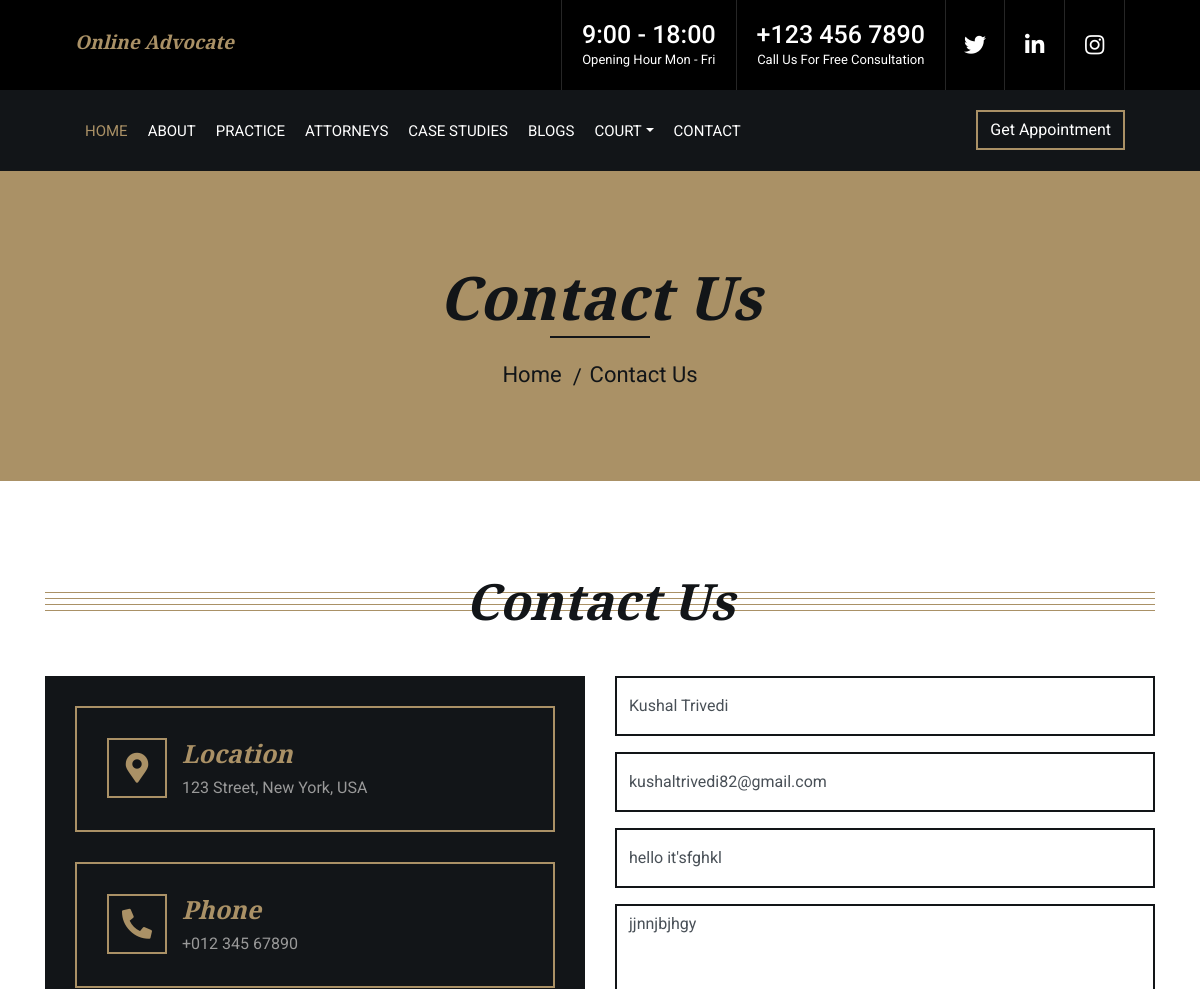
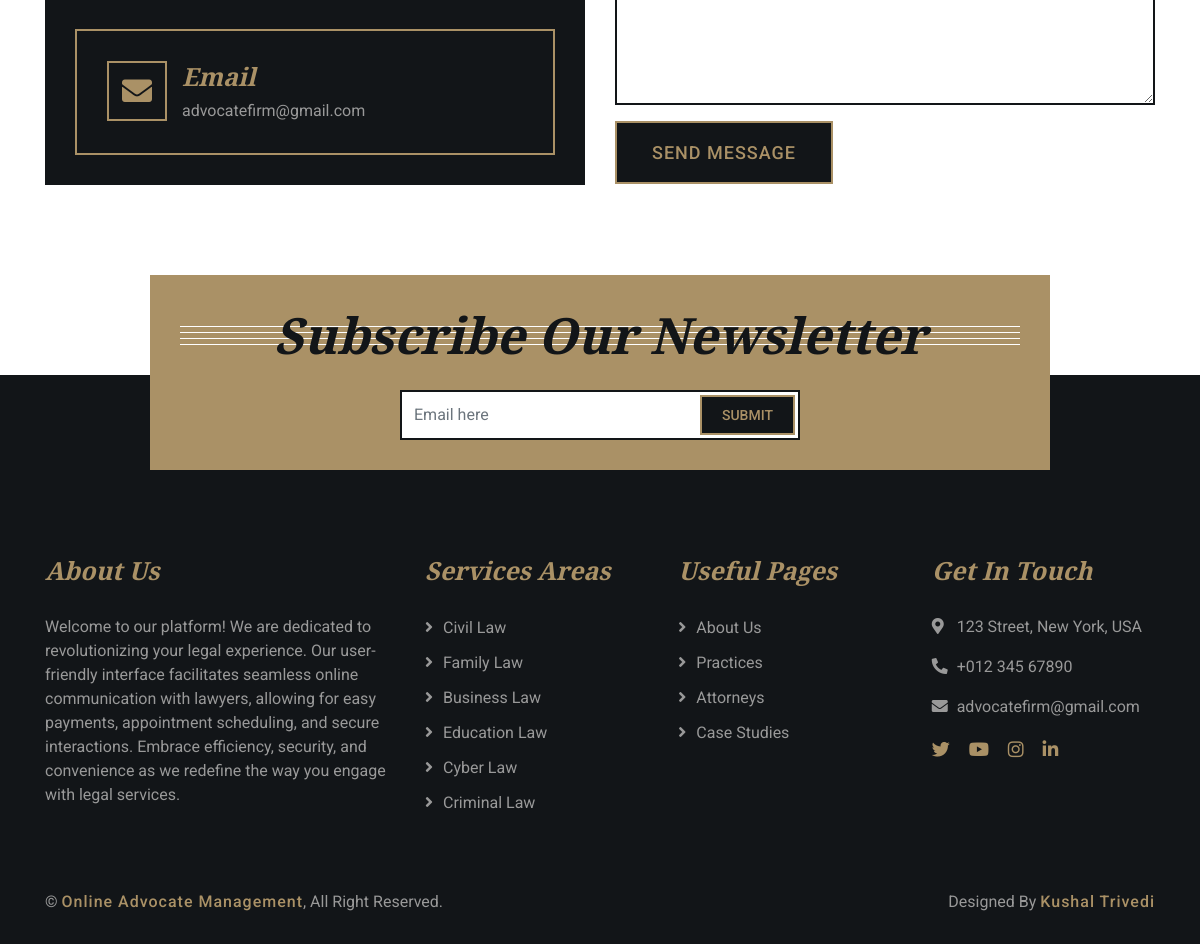
Screenshot of /update/1 with the database file from the repository (2 pictures, top to bottom).
### myapp/models.py (models this page shows)
class contactus(models.Model):
    cname=models.CharField(max_length=20)
    cemail=models.EmailField()
    csub=models.CharField(max_length=50)
    cmsg=models.CharField(max_length=200)

### myapp/views.py (the view, shortened to what this page needs)
# urls.py: path('update/<int:id>', views.update),
def update(request,id):
    data=contactus.objects.get(id=id)
    return render(request,'myapp/update.html',{'data':data})

### templates/myapp/update.html (shortened to what this page needs)
<!DOCTYPE html>
{%load static%}
<html lang="en">
    <head>
        <link href="https://stackpath.bootstrapcdn.com/bootstrap/4.4.1/css/bootstrap.min.css" rel="stylesheet">
        <link href="https://cdnjs.cloudflare.com/ajax/libs/font-awesome/5.10.0/css/all.min.css" rel="stylesheet">
        <link href="{% static 'myapp/lib/animate/animate.min.css'%}" rel="stylesheet">
        <link href="{% static 'myapp/lib/owlcarousel/assets/owl.carousel.min.css'%}" rel="stylesheet">
        <link href="{% static 'myapp/css/style.css'%}" rel="stylesheet">
    </head>
    <body>
        <div class="wrapper">
            <div class="top-bar">
                <div class="container-fluid">
                    <div class="row">
                        <div class="col-lg-3">
                            <div class="logo">
                                <a href="/#">
                                    <h4>Online Advocate Management</h4>
                                </a>
                            </div>
                        </div>
                        <div class="col-lg-9">
                            <div class="top-bar-right">
                                <div class="text">
                                    <h2>9:00 - 18:00</h2>
                                    <p>Opening Hour Mon - Fri</p>
                                </div>
                                <div class="text">
                                    <h2>+123 456 7890</h2>
                                    <p>Call Us For Free Consultation</p>
                                </div>
                                <div class="social">
                                   <a href="https://twitter.com/home"><i class="fab fa-twitter"></i></a>
                                    <a href="https://www.linkedin.com/feed/"><i class="fab fa-linkedin-in"></i></a>
                                    <a href="https://www.instagram.com/trivedi9908/"><i class="fab fa-instagram"></i></a>
                                </div>
                            </div>
                        </div>
                    </div>
                </div>
            </div>
             <div class="nav-bar">
                <div class="container-fluid">
                    <nav class="navbar navbar-expand-lg bg-dark navbar-dark">
                        <div class="collapse navbar-collapse justify-content-between" id="navbarCollapse">
                            <div class="navbar-nav mr-auto">
                                <a href="/#" class="nav-item nav-link active">Home</a>
                                <a href="/about" class="nav-item nav-link">About</a>
                                <a href="/service" class="nav-item nav-link">Practice</a>
                                <a href="/team" class="nav-item nav-link">Attorneys</a>
                                <a href="/portfolio" class="nav-item nav-link">Case Studies</a>
                                 <a href="/blog_1" class="nav-item nav-link">Blogs</a>
                                <div class="nav-item dropdown">
                                        <a href="#" class="nav-link dropdown-toggle" data-toggle="dropdown">Court</a>
                                    </div>
                                <a href="/contact" class="nav-item nav-link">Contact</a>
                            </div>
                            <div class="ml-auto">
                                <a class="btn" href="/payment">Get Appointment</a>
                            </div>
                        </div>
                    </nav>
                </div>
            </div>
            <div class="page-header">
                <div class="container">
                    <div class="row">
                        <div class="col-12">
                            <h2>Contact Us</h2>
                        </div>
                        <div class="col-12">
                            <a href="/#">Home</a>
                            <a href="">Contact Us</a>
                        </div>
                    </div>
                </div>
            </div>
            <div class="contact">
                <div class="container">
                    <div class="section-header">
                        <h2>Contact Us</h2>
                    </div>
                    <div class="row">
                        <div class="col-md-6">
                            <div class="contact-info">
                                <div class="contact-item">
                                    <i class="fa fa-map-marker-alt"></i>
                                    <div class="contact-text">
                                        <h2>Location</h2>
                                        <p>123 Street, New York, USA</p>
                                    </div>
                                </div>
                                <div class="contact-item">
                                    <i class="fa fa-phone-alt"></i>
                                    <div class="contact-text">
                                        <h2>Phone</h2>
                                        <p>+012 345 67890</p>
                                    </div>
                                </div>
                                <div class="contact-item">
                                    <i class="fa fa-envelope"></i>
                                    <div class="contact-text">
                                        <h2>Email</h2>
                                        <p>advocatefirm@gmail.com</p>
                                    </div>
                                </div>
                            </div>
                        </div>
                        <div class="col-md-6">
                            <div class="contact-form">
                                <form method="post">
                                    <div class="form-group">
                                        <input type="text" class="form-control" placeholder="Your Name" required="required" name="name" value="{{data.cname}}" />
                                    </div>
                                    <div class="form-group">
                                        <input type="email" class="form-control" placeholder="Your Email" required="required" name="email" value="{{data.cemail}}"/>
                                    </div>
                                    <div class="form-group">
                                        <input type="text" class="form-control" placeholder="Subject" required="required" name="sub" value="{{data.csub}}"/>
                                    </div>
                                    <div class="form-group">
                                        <textarea class="form-control" placeholder="Message" required="required" name="msg">{{data.cmsg}}</textarea>
                                    </div>
                                    <div>
                                        <button class="btn" type="submit">Send Message</button>
                                    </div>
                                </form>
                            </div>
                        </div>
                    </div>
                </div>
            </div>
            <div class="newsletter">
                <div class="container">
                    <div class="section-header">
                        <h2>Subscribe Our Newsletter</h2>
                    </div>
                    <div class="form">
                        <form method="post" action="/News">
                        <input class="form-control" placeholder="Email here" name="email">
                        <button class="btn" type="submit">Submit</button>
                             </form>
                    </div>
                </div>
            </div>
            <div class="footer">
                <div class="container">
                    <div class="row">
                        <div class="col-md-6 col-lg-4">
                            <div class="footer-about">
                                <h2>About Us</h2>
                                <p>
                                    Welcome to our platform! We are dedicated to revolutionizing your legal experience. Our user-friendly interface facilitates seamless online communication with lawyers, allowing for easy payments, appointment scheduling, and secure interactions. Embrace efficiency, security, and convenience as we redefine the way you engage with legal services.
                                </p>
                            </div>
                        </div>
                        <div class="col-md-6 col-lg-8">
                            <div class="row">
                        <div class="col-md-6 col-lg-4">
                            <div class="footer-link">
                                <h2>Services Areas</h2>
                                <a href="/civil">Civil Law</a>
                                <a href="/family">Family Law</a>
                                <a href="/business">Business Law</a>
                                <a href="/education">Education Law</a>
                                 <a href="/cyber">Cyber Law</a>
                                <a href="/criminal">Criminal Law</a>
                            </div>
                        </div>
                        <div class="col-md-6 col-lg-4">
                            <div class="footer-link">
                                <h2>Useful Pages</h2>
                                <a href="/about">About Us</a>
                                <a href="/service">Practices</a>
                                <a href="/team">Attorneys</a>
                                <a href="/portfolio">Case Studies</a>
                            </div>
                        </div>
                        <div class="col-md-6 col-lg-4">
                            <div class="footer-contact">
                                <h2>Get In Touch</h2>
                                <p><i class="fa fa-map-marker-alt"></i>123 Street, New York, USA</p>
                                <p><i class="fa fa-phone-alt"></i>+012 345 67890</p>
                                <p><i class="fa fa-envelope"></i>advocatefirm@gmail.com</p>
                                <div class="footer-social">
                                   <a href="https://twitter.com/home"><i class="fab fa-twitter"></i></a>
                                    <a href="https://www.youtube.com/watch?v=8J35cu7mUrw"><i class="fab fa-youtube"></i></a>
                                    <a href="https://www.instagram.com/trivedi9908/"><i class="fab fa-instagram"></i></a>
                                    <a href="https://www.linkedin.com/feed/"><i class="fab fa-linkedin-in"></i></a>
                                </div>
                            </div>
                        </div>
                        </div>
                    </div>
                    </div>
                </div>
                <div class="container copyright">
                    <div class="row">
                        <div class="col-md-6">
                            <p>&copy; <a href="https://htmlcodex.com/law-firm-website-template">Online Advocate Management</a>, All Right Reserved.</p>
                        </div>
                        <div class="col-md-6">
                            <p>Designed By <a href="https://htmlcodex.com">Kushal Trivedi</a></p>
                        </div>
                    </div>
                </div>
            </div>
        </div>
    </body>
</html>

### templates/myapp/update.html (style rules this page uses)
.top-bar .logo h4 { margin: 0; color: #aa9166; font-size: 19px; line-height: 55px; font-weight: 800; }

### rows the page displays
contactus: name "Kushal Trivedi", email "kushaltrivedi82@gmail.com", sub "hello it'sfghkl", msg "jjnnjbjhgy"
